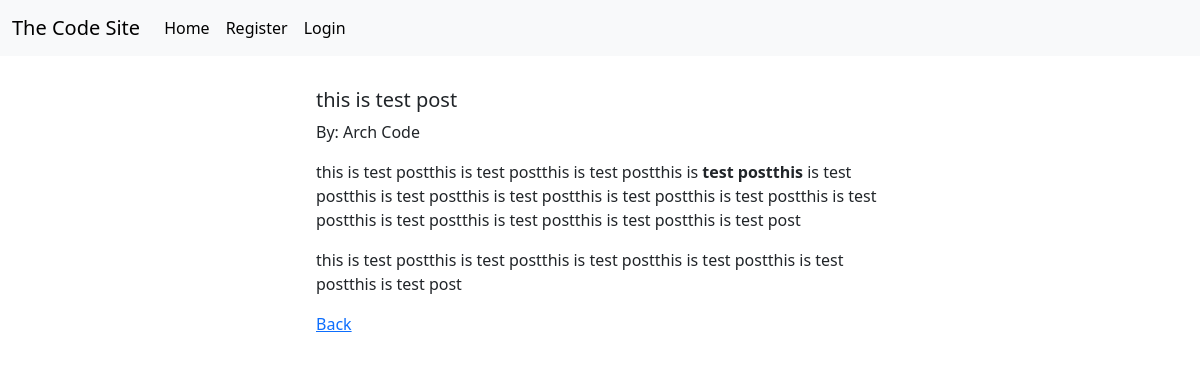
The app's page /article/10 with its own data.
### myblog/models.py (models this page shows, shortened)
class Post(models.Model):
    title = models.CharField(max_length=200)
    description = RichTextField(blank=True,null=True)
    image = models.ImageField(null=True,blank=True,upload_to='images/')
    author = models.ForeignKey(User, on_delete=models.CASCADE,null=True)
    category = models.CharField(max_length=255,default='uncategories',null=True,blank=True)

### myblog/views.py (the view)
# urls.py: path('article/<int:pk>',ArticleDetailView.as_view(), name='article-detail'),
class ArticleDetailView(DetailView):
    model = Post
    template_name = 'myblog/article_detail.html'

### myblog/templates/myblog/article_detail.html (shortened to what this page needs)
{% extends 'myblog/base.html' %}
{% block content %}
<div class="container">
    <div class="card mb-3 my-3 mx-auto border-0"  style="max-width: 900px;">
        <div class="row g-0 ">
          <div class="col-md-8 mx-auto">
            <div class="card-body">
              <h5 class="card-title">{{post.title}}  </h5>
              By: {{post.author.first_name}} {{post.author.last_name}}
              <p class="card-text"> {{post.description|safe}}</p>
              <a href="{% url 'home' %}">Back</a>
            </div>
          </div>
        </div>
      </div>
    </div>
{% endblock content %}

### records on screen
Post: title "this is test post", author.first_name "Arch", author.last_name "Code", description "this is test postthis is test postthis is test postthis is test postthis is test postthis is test postthis is test postthis is test postthis is test postthis is test postthis is test postthis is test postthis is test postthis is test post this is test postthis is test postthis is test postthis is test postthis is test postthis is test post"
